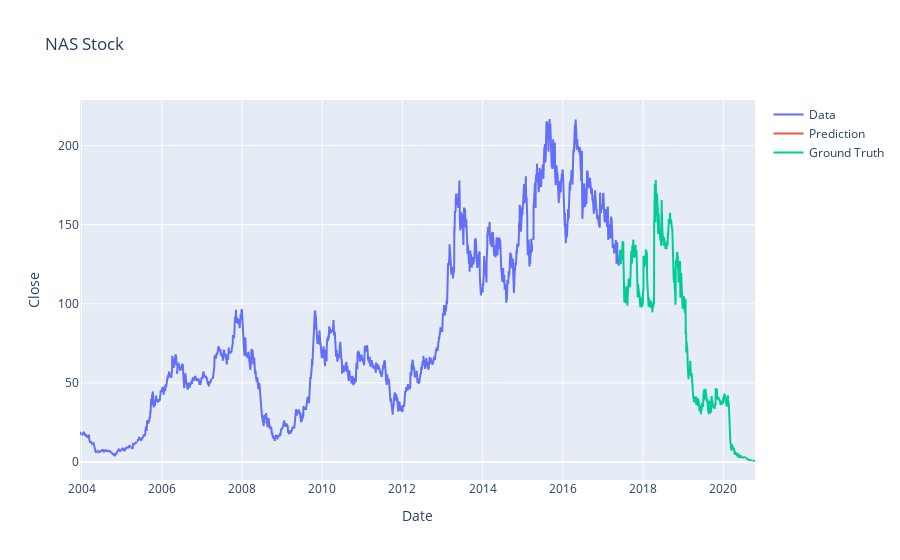

The notebook cell this image was saved under:
### Code cell
prediction = model.predict_generator(test_generator)

close_train = close_train.reshape((-1))
close_test = close_test.reshape((-1))
prediction = prediction.reshape((-1))

trace1 = go.Scatter(
    x = date_train,
    y = close_train,
    mode = 'lines',
    name = 'Data'
)
trace2 = go.Scatter(
    x = date_test,
    y = prediction,
    mode = 'lines',
    name = 'Prediction'
)
trace3 = go.Scatter(
    x = date_test,
    y = close_test,
    mode='lines',
    name = 'Ground Truth'
)
layout = go.Layout(
    title = "NAS Stock",
    xaxis = {'title' : "Date"},
    yaxis = {'title' : "Close"}
)
fig = go.Figure(data=[trace1, trace2, trace3], layout=layout)
fig.show()

### Figure 1 — Plotly figure (JSON) as saved in the notebook; plotly's stock layout.template omitted (floating-point values rounded to 4 significant figures; data arrays with more than 128 entries replaced by an {"elided": "..."} marker saying what was removed)
{"data": [{"mode": "lines", "name": "Data", "type": "scatter", "x": {"elided": "3402 str values"}, "y": {"elided": "3402 float values"}}, {"mode": "lines", "name": "Prediction", "type": "scatter", "x": {"elided": "851 str values"}, "y": {"elided": "836 null values"}}, {"mode": "lines", "name": "Ground Truth", "type": "scatter", "x": {"elided": "851 str values"}, "y": {"elided": "851 float values"}}], "layout": {"title": {"text": "NAS Stock"}, "xaxis": {"title": {"text": "Date"}}, "yaxis": {"title": {"text": "Close"}}}}
